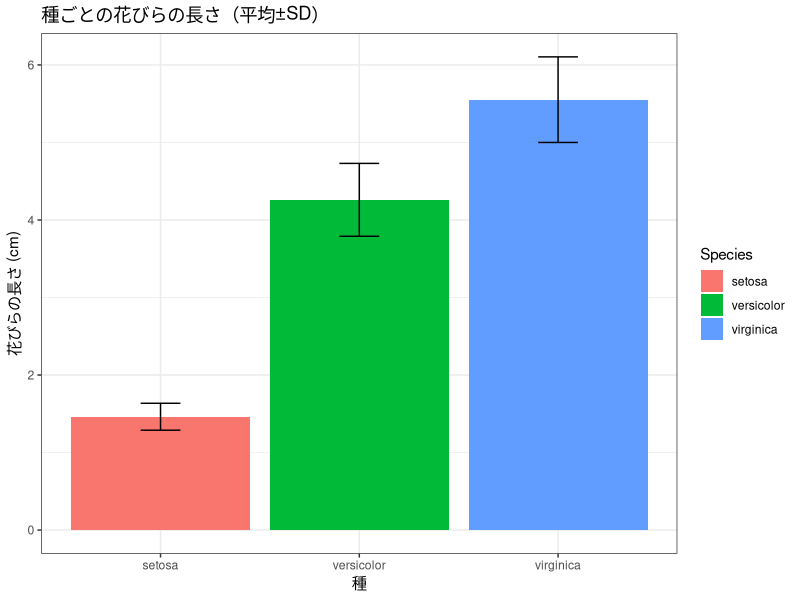
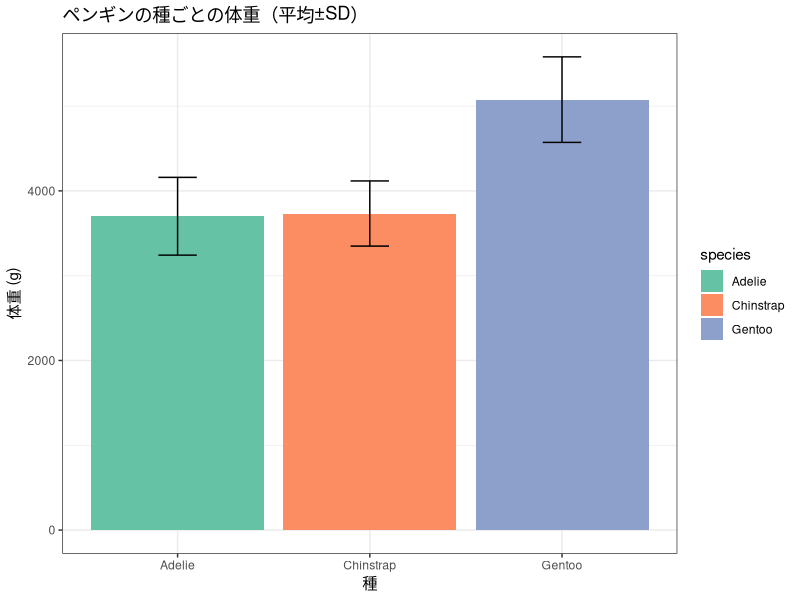

The R source for these figures, in order:
# ============================================================
# 行動計量学（行動科学分析法入門）
# 第6回　データの加工(2)：集計と要約統計量　演習1〜3　模範解答
#
# 使い方：全選択（Ctrl + A）→ Ctrl + Enter（Macは Cmd + A → Cmd + Enter）
# ============================================================

library(tidyverse)


# ------------------------------------------------------------
# 演習1：グループ別集計
#   種ごとに Petal.Length の平均・標準偏差・サンプルサイズ
# ------------------------------------------------------------

iris |>
  group_by(Species) |>
  summarise(
    n    = n(),
    mean = mean(Petal.Length),
    sd   = sd(Petal.Length)
  )

# 結果（小数第2位まで）
#   setosa      n = 50   mean = 1.46   sd = 0.17
#   versicolor  n = 50   mean = 4.26   sd = 0.47
#   virginica   n = 50   mean = 5.55   sd = 0.55
#
# n() は「そのグループの行数」を数える関数で，中に何も書きません。
# どの種も50本ずつなので，サンプルサイズの偏りはありません。
# 一方でSDは setosa だけ極端に小さく，3倍以上の開きがあります。
# （このばらつきの違いは第13回でもう一度出てきます）


# ------------------------------------------------------------
# 演習2：集計結果のグラフ化（エラーバー付き棒グラフ）
# ------------------------------------------------------------

# まず集計
petal_summary <- iris |>
  group_by(Species) |>
  summarise(
    mean_petal = mean(Petal.Length),
    sd_petal   = sd(Petal.Length)
  )

petal_summary

# グラフ
ggplot(petal_summary, aes(x = Species, y = mean_petal, fill = Species)) +
  geom_col() +
  geom_errorbar(aes(ymin = mean_petal - sd_petal,
                    ymax = mean_petal + sd_petal), width = 0.2) +
  labs(title = "種ごとの花びらの長さ（平均±SD）",
       x = "種", y = "花びらの長さ (cm)") +
  theme_bw()

# geom_col() は「集計済みの値をそのまま高さにする」ための関数です。
# geom_bar() は自分で数えてしまうので，ここでは使いません。
#
# エラーバーが何を表すかは，図を見せる前に決めて明記してください。
#   ±SD   … データそのもののばらつき（今回）
#   ±SE   … 平均値の推定の不確かさ（SD / sqrt(n)）
#   95%CI … 平均値の信頼区間
# 同じ図でも幅がまったく変わるので，書かないと読めません。


# ------------------------------------------------------------
# 演習3：count() の応用
#   食性（vore）ごとのサンプルサイズを多い順に。NA は除く
# ------------------------------------------------------------

msleep |>
  filter(!is.na(vore)) |>
  count(vore, sort = TRUE)

# 結果
#   herbi 32 ／ omni 20 ／ carni 19 ／ insecti 5   （合計76）
#
# filter(!is.na(vore)) を忘れると NA が5番目のカテゴリとして7件出てきます。
# 下と見比べてください。
msleep |>
  count(vore, sort = TRUE)

# sort = TRUE は「n の多い順に並べる」指定です。付けないと vore の順（アルファベット順）
# になります。count() は group_by() + summarise(n = n()) の近道です。


# ------------------------------------------------------------
# 演習4（発展）：自分の関心のあるデータで同じことをやる
# ------------------------------------------------------------

# この演習は「自分で選んだデータでやる」ものなので、唯一の正解はありません。
# ここでは例として penguins を選んだ場合を示します。
# 自分が選んだデータの名前と列名に読み替えて見てください。
# 手順は変わりません。変わるのはデータ名と列名だけです。

# どんなデータがあるかは data() で一覧が出ます。
#   data()
#   ?penguins          # 選んだデータの説明を読む
#   is.data.frame(penguins)   # TRUE ならこの演習に使えます

# penguins は R 4.5 以降に標準で入っているデータです（読み込み不要）。
# msleep と違い「ふつうのデータフレーム」なので、そのまま打つと344行流れます。
glimpse(penguins)


# 1. 種ごとに body_mass の件数・平均・標準偏差
penguins |>
  group_by(species) |>
  summarise(
    n    = n(),
    mean = mean(body_mass, na.rm = TRUE),
    sd   = sd(body_mass,   na.rm = TRUE)
  )

# 結果（四捨五入）
#   Adelie    152  3700.7  458.6
#   Chinstrap  68  3733.1  384.3
#   Gentoo    124  5076.0  504.1
#
# msleep のときと書き方は変わりません。列名とデータ名を入れ替えただけです。


# 2. エラーバー付きの棒グラフ
mass_summary <- penguins |>
  group_by(species) |>
  summarise(
    mean_mass = mean(body_mass, na.rm = TRUE),
    sd_mass   = sd(body_mass,   na.rm = TRUE)
  )

ggplot(mass_summary, aes(x = species, y = mean_mass, fill = species)) +
  geom_col() +
  geom_errorbar(aes(ymin = mean_mass - sd_mass, ymax = mean_mass + sd_mass),
                width = 0.2) +
  scale_fill_brewer(palette = "Set2") +
  labs(title = "ペンギンの種ごとの体重（平均±SD）",
       x = "種", y = "体重 (g)") +
  theme_bw()

# Gentoo だけ平均が 1.4kg ほど重く（5076g vs 3701g）、
# 平均±SD の範囲が Adelie・Chinstrap と重なりません。


# 3. 島ごとの件数を多い順に
penguins |>
  count(island, sort = TRUE)

# 結果   Biscoe 168 ／ Dream 124 ／ Torgersen 52


# 問1：なぜそのデータを選んだか
#      ここは人それぞれです。「ペンギンが好きだから」で構いません。
#      大事なのは、選んだあとに ?penguins を読んで
#      「何を、どうやって測ったデータなのか」を確かめることです。
#      penguins は、南極・パーマー諸島の3つの島で2007〜2009年に
#      測定された成鳥の記録です（Gorman, Williams & Fraser 2014）。
#      ?penguins にこの説明が書いてあります。


# 問2：欠損があったか。na.rm = TRUE の前と後でどう変わったか
#      penguins には body_mass に2件、sex に11件の欠損があります。
#      na.rm = TRUE を付けずに種ごとの平均を出すと、こうなります。
penguins |>
  group_by(species) |>
  summarise(mean = mean(body_mass))
#      Adelie NA ／ Chinstrap 3733.1 ／ Gentoo NA
#
#      3種のうち2種だけが NA になりました。なぜ Chinstrap だけ数値が出るのか
#      body_mass の欠損が2件あり、その2件がどちらも Chinstrap 以外の種だからです。
#      平均は、欠損が1つでも混ざると NA になります。裏を返すと、
#      欠損が1つも無いグループだけは数値が出ます。
#      確かめ方：
penguins |>
  group_by(species) |>
  summarise(欠損の数 = sum(is.na(body_mass)))
#      Adelie 1 ／ Chinstrap 0 ／ Gentoo 1
#
#      「一部のグループだけ NA」という出方をしたら、
#      そのグループに欠損が入っていると考えてください。


# 参考：sex ごとに集計すると現れる行
penguins |>
  group_by(sex) |>
  summarise(n = n(), mean = mean(body_mass, na.rm = TRUE))

#      female 165 ／ male 168 ／ <NA> 11 の3行が出ます。
#      <NA> の11件は「性別が記録されていない個体」で、第2節の msleep の
#      vore と同じです。group_by() は欠損を黙って捨てず、1つのグループとして見せます。
#      iris では全部の列が埋まっているので、この行は出ませんでした。


# 問3：グループごとの件数の差は何を表すか
#      例：「Biscoe島がいちばんペンギンの多い島」と言えるか
#      言えません。この168という数は「Biscoe島で調査された個体の数」であって、
#      島にいるペンギンの数ではありません。島ごとに何羽捕まえて測ったかは
#      調査する側の都合で決まります。
#      第3回で iris の3種がどれも50本ずつだったのと同じで、
#      件数は「自然界の割合」ではなく「データの取り方」を表しています。
